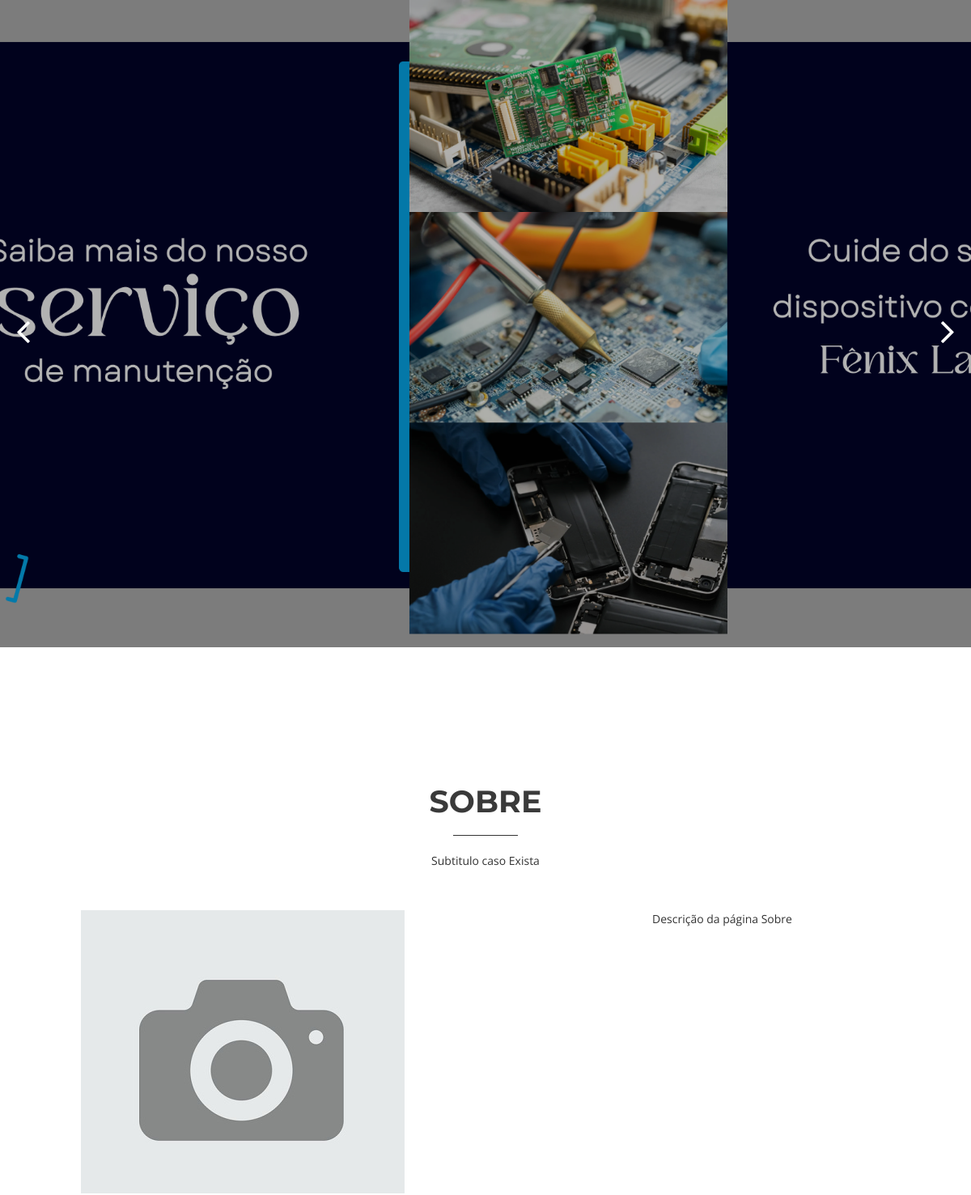
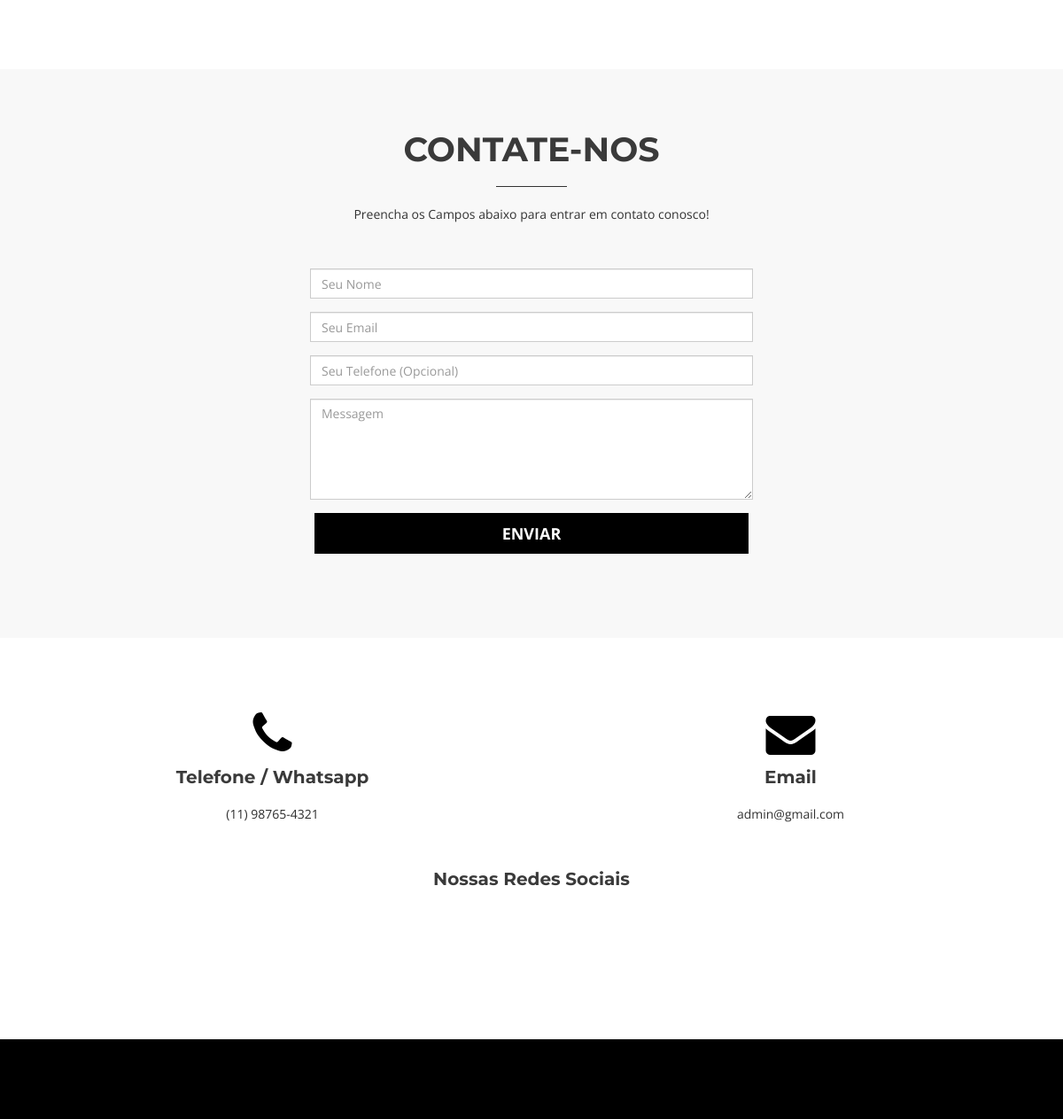
The page / on the database its author committed (2 pictures, top to bottom).
### tables this page shows
CREATE TABLE `banner` (
  `id` int(11) NOT NULL,
  `titulo` varchar(50) DEFAULT NULL,
  `subtitulo` varchar(255) DEFAULT NULL,
  `imagem` varchar(255) NOT NULL
);

CREATE TABLE `sobre` (
  `id` int(11) NOT NULL,
  `titulo` varchar(50) NOT NULL,
  `subtitulo` varchar(255) DEFAULT NULL,
  `descricao` text NOT NULL,
  `imagem` varchar(100) DEFAULT NULL,
  `video` varchar(100) DEFAULT NULL,
  `exibir` varchar(20) NOT NULL
);

CREATE TABLE `config` (
  `id` int(11) NOT NULL,
  `nome` varchar(80) NOT NULL,
  `email` varchar(50) NOT NULL,
  `senha` varchar(50) NOT NULL,
  `telefone` varchar(20) DEFAULT NULL,
  `endereco` varchar(100) DEFAULT NULL,
  `logo` varchar(80) NOT NULL,
  `icone` varchar(80) NOT NULL,
  `instagram` varchar(80) DEFAULT NULL,
  `twitter` varchar(80) DEFAULT NULL,
  `linkedin` varchar(80) DEFAULT NULL,
  `facebook` varchar(80) DEFAULT NULL,
  `youtube` varchar(80) DEFAULT NULL,
  `cor` varchar(20) DEFAULT NULL,
  `titulo_servicos` varchar(50) DEFAULT NULL,
  `subtitulo_servicos` varchar(255) DEFAULT NULL,
  `titulo_trabalhos` varchar(50) DEFAULT NULL,
  `subtitulo_trabalhos` varchar(255) DEFAULT NULL,
  `titulo_equipe` varchar(50) DEFAULT NULL,
  `subtitulo_equipe` varchar(255) DEFAULT NULL,
  `titulo_contato` varchar(50) DEFAULT NULL,
  `subtitulo_contato` varchar(255) DEFAULT NULL,
  `texto_rodape` varchar(1000) DEFAULT NULL
);

### sistema/conexao.php (called while the page is built, shortened)
<?php
$usuario = 'root';
$senha = '';
$banco = 'fenix';
$servidor = 'localhost';
try {
	$pdo = new PDO("mysql:dbname=$banco;host=$servidor;charset=utf8", "$usuario", "$senha");
} catch (Exception $e) {
	echo 'Erro ao conectar com o Banco de Dados!';
	echo '<br>';
	echo $e;
}
$nome_sistema = 'Projetos';
$email_sistema = 'admin@gmail.com';
$telefone_sistema = '(11)98765-4321';
$endereco_sistema = '';
$senha_sistema = '123';
$query = $pdo->query("SELECT * FROM config");
$res = $query->fetchAll(PDO::FETCH_ASSOC);
$total_reg = @count($res);
if($total_reg == 0){
	$pdo->query("INSERT INTO config SET nome = '$nome_sistema', email = '$email_sistema', senha = '$senha_sistema', telefone = '$telefone_sistema', endereco = '$endereco_sistema', logo = 'logo.png', icone = 'icone.png', cor = '#00c1c1', titulo_contato = 'Contate-nos', subtitulo_contato = 'Preencha os Campos abaixo para entrar em contato conosco!'");
}else{
$email_sistema = $res[0]['email'];
$telefone_sistema = $res[0]['telefone'];
$endereco_sistema = $res[0]['endereco'];
$cor_sistema = $res[0]['cor'];
$titulo_contato = $res[0]['titulo_contato'];
$subtitulo_contato = $res[0]['subtitulo_contato'];
$whatsapp_sistema = '55'.preg_replace('/[ ()-]+/' , '' , $telefone_sistema);
}
$query = $pdo->query("SELECT * FROM sobre");
$res = $query->fetchAll(PDO::FETCH_ASSOC);
$total_reg = @count($res);
if($total_reg == 0){
	$pdo->query("INSERT INTO sobre SET titulo = 'Sobre', subtitulo = 'Subtitulo caso Exista', descricao = 'Descrição da página Sobre', imagem = 'sem-foto.jpg', exibir = 'Imagem'");
}else{
$titulo_sobre = $res[0]['titulo'];
$subtitulo_sobre = $res[0]['subtitulo'];
$descricao_sobre = $res[0]['descricao'];
$imagem_sobre = $res[0]['imagem'];
$exibir_sobre = $res[0]['exibir'];
}
 ?>

### index.php (the view, shortened to what this page needs)
<?php
require_once ("sistema/conexao.php")
  ?>
<!DOCTYPE html>
<html>
<head>
  <link href="css/bootstrap.min.css" rel="stylesheet" media="screen">
  <link href="css/style.css" rel="stylesheet" media="screen">
</head>
<body>
  <section id="intro">
    <div class="intro-container">
      <div id="introCarousel" class="carousel slide carousel-fade" data-ride="carousel">
        <?php
        $query = $pdo->query("SELECT * FROM banner order by id desc");
        $res = $query->fetchAll(PDO::FETCH_ASSOC);
        $total_reg = @count($res);
        if ($total_reg > 0) {
          ?>
          <div class="carousel-inner" role="listbox">
            <?php
            for ($i = 0; $i < $total_reg; $i++) {
              if ($i == 0) {
                $active = 'active';
              } else {
                $active = '';
              }
              ?>
              <div class="item <?php echo $active ?>">
                <div class="carousel-container">
                </div>
              </div>
            <?php } ?>
          </div>
        <?php } ?>
        <a class="carousel-control-prev" href="#introCarousel" role="button" data-slide="prev">
          <span class="carousel-control-prev-icon fa fa-angle-left" aria-hidden="true"></span>
        </a>
        <a class="carousel-control-next" href="#introCarousel" role="button" data-slide="next">
          <span class="carousel-control-next-icon fa fa-angle-right" aria-hidden="true"></span>
        </a>
      </div>
    </div>
  </section>
  <section id="about" class="home-section bg-white">
    <div class="container">
      <div class="row">
        <div class="col-md-offset-2 col-md-8">
          <div class="section-heading">
            <h2><?php echo $titulo_sobre ?></h2>
            <div class="heading-line"></div>
            <p><?php echo $subtitulo_sobre ?></p>
          </div>
        </div>
      </div>
      <div class="row wow fadeInUp">
        <div class="col-md-6 about-img">
          <?php if ($exibir_sobre == 'Imagem') { ?>
            <img src="sistema/img/<?php echo $imagem_sobre ?>" alt="">
          <?php } else { ?>
            <iframe class="video-mobile" width="100%" height="320px" src="<?php echo $video_sobre ?>" frameborder="0"
              allow="accelerometer; autoplay; encrypted-media; gyroscope; picture-in-picture" allowfullscreen
              id=""></iframe>
          <?php } ?>
        </div>
        <div class="col-md-6 content">
          <?php echo $descricao_sobre ?>
        </div>
      </div>
    </div>
  </section>
  <section id="contact" class="home-section bg-gray" style="margin-top: -70px">
    <div class="container">
      <div class="row">
        <div class="col-md-offset-2 col-md-8">
          <div class="section-heading" style="margin-top: -100px">
            <h2><?php echo $titulo_contato ?></h2>
            <div class="heading-line"></div>
            <p><?php echo $subtitulo_contato ?> </p>
          </div>
        </div>
      </div>
      <div class="row">
        <div class="col-md-offset-2 col-md-8">
          <form action="enviar.php" method="post" class="form-horizontal contactForm" role="form">
            <div class="col-md-offset-2 col-md-8">
              <div class="form-group">
                <input type="text" name="nome" class="form-control" id="name" placeholder="Seu Nome"
                  data-rule="minlen:4" data-msg="Pelo menos 4 caracteres" />
              </div>
            </div>
            <div class="col-md-offset-2 col-md-8">
              <div class="form-group">
                <input type="email" class="form-control" name="email" id="email" placeholder="Seu Email"
                  data-rule="email" data-msg="Insira um email válido" />
              </div>
            </div>
            <div class="col-md-offset-2 col-md-8">
              <div class="form-group">
                <input type="text" class="form-control" name="telefone" id="telefone"
                  placeholder="Seu Telefone (Opcional)" />
              </div>
            </div>
            <div class="col-md-offset-2 col-md-8">
              <div class="form-group">
                <textarea class="form-control" name="mensagem" rows="5" data-rule="required"
                  data-msg="Insira sua Mensagem" placeholder="Messagem"></textarea>
              </div>
            </div>
            <div class="form-group">
              <div class="col-md-offset-2 col-md-8">
                <button type="submit" class="btn btn-theme btn-lg btn-block">Enviar</button>
              </div>
            </div>
          </form>
        </div>
      </div>
    </div>
  </section>
  <section id="bottom-widget" class="home-section bg-white" style="margin-top: -70px">
    <div class="container">
      <div class="row" style="margin-top: -70px">
        <?php if ($endereco_sistema != "") {
          $colunas = 'col-md-4';
          ?>
          <div class="col-md-4">
            <div class="contact-widget wow bounceInLeft">
              <i class="fa fa-map-marker fa-4x"></i>
              <h5>Endereço</h5>
              <p>
                <?php echo $endereco_sistema ?>
              </p>
            </div>
          </div>
        <?php } else {
          $colunas = 'col-md-6';
        } ?>
        <div class="<?php echo $colunas ?>">
          <div class="contact-widget wow bounceInUp">
            <a target="_blank" href="http://api.whatsapp.com/send?1=pt_BR&phone=<?php echo $whatsapp_sistema ?>"
              class="link-neutro"><i class="fa fa-phone fa-4x"></i>
              <h5>Telefone / Whatsapp</h5>
            </a>
            <p>
              <a target="_blank" href="http://api.whatsapp.com/send?1=pt_BR&phone=<?php echo $whatsapp_sistema ?>"
                class="link-neutro" style="color:#2e2e2e"><?php echo $telefone_sistema ?></a>
            </p>
          </div>
        </div>
        <div class="<?php echo $colunas ?>">
          <div class="contact-widget wow bounceInRight">
            <i class="fa fa-envelope fa-4x"></i>
            <h5>Email</h5>
            <p>
              <?php echo $email_sistema ?>
            </p>
          </div>
        </div>
      </div>
      <div class="row mar-top30">
        <div class="col-md-12">
          <h5>Nossas Redes Sociais</h5>
        </div>
      </div>
    </div>
  </section>
  <footer style="background: <?php echo $cor_sistema ?>">
    <div class="container">
      <div class="row">
        <div class="col-md-12">
        </div>
      </div>
    </div>
  </footer>
</body>
</html>

### css/style.css (style rules this page uses)
body { text-align: center; font-family: 'Open Sans', sans-serif; font-size: 14px; line-height: 1.6em; }
h2 { font-size: 32px; }
h5 { font-size: 20px; }
h1,h2,h3,h4,h5,h6,.h1,.h2,.h3,.h4,.h5,.h6 { color: #3a3a3a; font-weight: 700; margin-bottom: 20px; font-family: 'Montserrat', sans-serif; }
button { display: inline-block; margin-bottom: 0; margin-bottom: 10px; padding: 6px 12px; border: 1px solid transparent; vertical-align: middle; text-align: center; white-space: nowrap; font-weight: normal; font-size: 14px; line-height: 1.428571429; cursor: pointer; -webkit-user-select: none; -moz-user-select: none; -ms-user-select: none; -o-user-select: none; user-select: none; }
.btn-theme,.btn-theme:hover,.btn-theme:focus { color: #fff; }
.mar-top30 { margin-top: 30px; }
.home-section { width: 100%; padding: 150px 0px 150px 0px; }
.section-heading { margin-bottom: 50px; }
.section-heading h2 { font-size: 38px; text-transform: uppercase; }
.section-heading .heading-line { margin:0 auto; display: block; height: 1px; width: 80px; background: #333; margin-top: 10px; margin-bottom: 20px; }
.bg-white { background: #fff; }
.bg-gray { background: #f8f8f8; }
#intro { width: 100%; height: 100vh; background-color: rgba(0, 0, 0, 0.3); }
#intro .item { width: 100%; height: 100vh; background-size: cover; background-position: center; background-repeat: no-repeat; }
#intro .item::before { content: ''; background-color: rgba(0, 0, 0, 0.3); position: absolute; height: 100%; width: 100%; top: 0; right: 0; left: 0; bottom: 0; }
#intro .carousel-container { display: -webkit-box; display: -webkit-flex; display: -ms-flexbox; display: flex; -webkit-box-pack: center; -webkit-justify-content: center; -ms-flex-pack: center; justify-content: center; -webkit-box-align: center; -webkit-align-items: center; -ms-flex-align: center; align-items: center; position: absolute; bottom: 0; top: 0; left: 0; right: 0; }
#intro .carousel-inner .item { transition-property: opacity; background-position: center top; }
#intro .carousel-inner .item, #intro .carousel-inner .active.left, #intro .carousel-inner .active.right { opacity: 0; }
#intro .carousel-inner .active, #intro .carousel-inner .next.left, #intro .carousel-inner .prev.right { opacity: 1; transition: 0.9s; }
#intro .carousel-control-prev, #intro .carousel-control-next { color: #fff; position: absolute; top: calc(50% - 15px); }
#intro .carousel-control-prev { left: 20px; }
#intro .carousel-control-next { right: 20px; }
#intro .carousel-control-next-icon, #intro .carousel-control-prev-icon { background: none; font-size: 48px; line-height: 1; }
#about .about-img { height: 350px; overflow: hidden; }
#about .about-img img { margin-left: -15px; max-width: 100%; }
#bottom-widget { overflow: hidden; }
footer { background: #00c1c1; color: #fff; padding: 50px 0 30px; }

### css/overwrite.css (style rules this page uses)
select, textarea, input[type="text"], input[type="password"], input[type="datetime"], input[type="datetime-local"], input[type="date"], input[type="month"], input[type="time"], input[type="week"], input[type="number"], input[type="email"], input[type="url"], input[type="search"], input[type="tel"], input[type="color"], .uneditable-input { -webkit-border-radius: 0; -moz-border-radius: 0; border-radius: 0; }
.form-control { -webkit-border-radius: 0; -moz-border-radius: 0; border-radius: 0; }
.btn { font-weight: 700; text-transform: uppercase; text-shadow: none; background-image:none; border-color: none; border-bottom-color: none; -webkit-box-shadow: none; -moz-box-shadow: none; box-shadow: none; }
.btn { outline:0; -webkit-border-radius: 0; -moz-border-radius: 0; border-radius: 0; }
.btn-lg { -webkit-border-radius: 0; -moz-border-radius: 0; border-radius: 0; }

### rows shown on the page
sobre: titulo "SOBRE", subtitulo "Subtitulo caso Exista", imagem (picture), descricao "Descrição da página Sobre"
config: titulo_contato "CONTATE-NOS", subtitulo_contato "Preencha os Campos abaixo para entrar em contato conosco!", telefone "(11) 98765-4321", email "admin@gmail.com"
